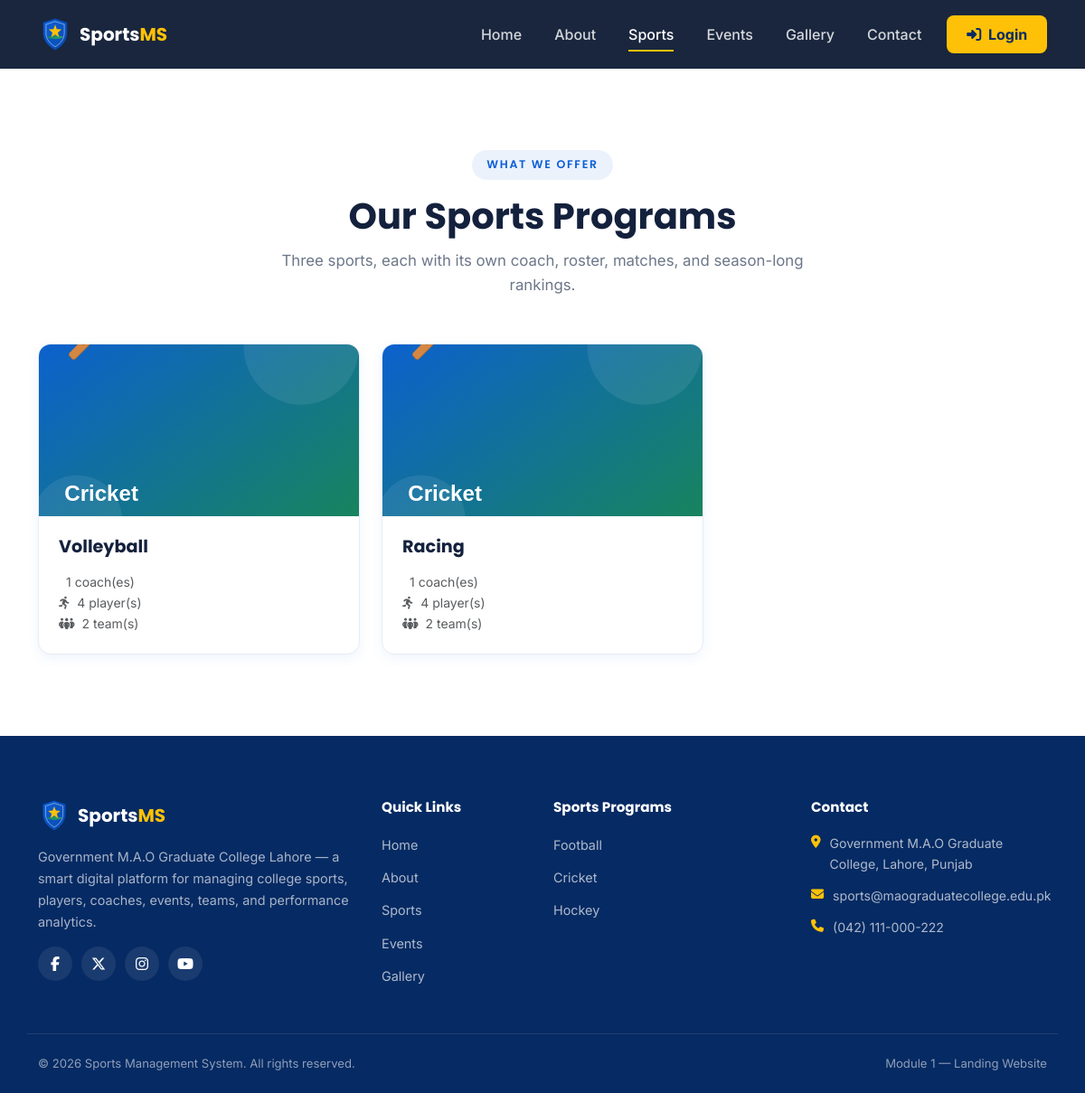
The app's page /pages/sports.php with its own data.
### tables this page shows
CREATE TABLE sports (
    sport_id     INT UNSIGNED AUTO_INCREMENT PRIMARY KEY,
    sport_name   VARCHAR(50) NOT NULL,
    created_at   TIMESTAMP NOT NULL DEFAULT CURRENT_TIMESTAMP,
    UNIQUE KEY uq_sport_name (sport_name)
);

### includes/config.php (called while the page is built, shortened)
<?php
function isActivePage(string $page): string {
    $current = basename($_SERVER['PHP_SELF']);
    return $current === $page ? 'active' : '';
}
require_once __DIR__ . '/functions.php';

### includes/functions.php (called while the page is built, shortened)
<?php
function safeOut(?string $value): string {
    return htmlspecialchars($value ?? '', ENT_QUOTES, 'UTF-8');
}

### pages/sports.php (the view, shortened to what this page needs)
<?php
require_once __DIR__ . '/../includes/header.php';
require_once __DIR__ . '/../includes/navbar.php';
$sportInfo = [
    'Cricket'  => ['img' => 'sport-cricket.svg',  'desc' => 'Inter-department T20 and one-day league fixtures every season, with dedicated Cricket coaches tracking every player\'s scores and rankings.'],
    'Football' => ['img' => 'sport-football.svg', 'desc' => 'Full-contact 11-a-side league with a season-long knockout bracket, run by Football-specific coaches and teams.'],
    'Hockey'   => ['img' => 'sport-hockey.svg',   'desc' => 'Fast-paced field hockey league with inter-department fixtures all season.'],
];
$sports = [];
if ($conn) {
    $sports = $conn->query(
        "SELECT s.*,
                (SELECT COUNT(*) FROM coaches WHERE sport_id = s.sport_id) AS coach_count,
                (SELECT COUNT(*) FROM players WHERE sport_id = s.sport_id) AS player_count,
                (SELECT COUNT(*) FROM teams   WHERE sport_id = s.sport_id) AS team_count
         FROM sports s ORDER BY FIELD(s.sport_name, 'Cricket','Football','Hockey')"
    )->fetch_all(MYSQLI_ASSOC);
}
?>
<section class="section">
  <div class="container">
    <div class="section-header text-center" data-aos="fade-up">
      <span class="section-tag">What We Offer</span>
      <h1 class="section-title">Our Sports Programs</h1>
      <p class="section-subtitle">Three sports, each with its own coach, roster, matches, and season-long rankings.</p>
    </div>
    <div class="row g-4">
      <?php foreach ($sports as $i => $sport):
        $meta = $sportInfo[$sport['sport_name']] ?? ['img' => 'sport-cricket.svg', 'desc' => ''];
        $anchor = strtolower($sport['sport_name']);
      ?>
        <div class="col-lg-4 col-md-6" id="<?php echo $anchor; ?>" data-aos="fade-up" data-aos-delay="<?php echo $i * 100; ?>">
          <div class="sport-card">
            <div class="sport-card-img">
              <img src="<?php echo ASSETS_URL; ?>/images/<?php echo $meta['img']; ?>" alt="<?php echo safeOut($sport['sport_name']); ?>" loading="lazy">
            </div>
            <div class="sport-card-body">
              <h3><?php echo safeOut($sport['sport_name']); ?></h3>
              <ul class="list-unstyled small text-muted mb-0">
                <li><i class="fa-solid fa-whistle me-2"></i><?php echo (int) $sport['coach_count']; ?> coach(es)</li>
                <li><i class="fa-solid fa-person-running me-2"></i><?php echo (int) $sport['player_count']; ?> player(s)</li>
                <li><i class="fa-solid fa-people-group me-2"></i><?php echo (int) $sport['team_count']; ?> team(s)</li>
              </ul>
            </div>
          </div>
        </div>
      <?php endforeach; ?>
    </div>
  </div>
</section>
<?php require_once __DIR__ . '/../includes/footer.php'; ?>

### includes/header.php (shortened to what this page needs)
<?php
require_once __DIR__ . '/config.php';
?>
<!DOCTYPE html>
<html lang="en">
<head>
<link rel="stylesheet" href="https://cdn.jsdelivr.net/npm/bootstrap@5.3.3/dist/css/bootstrap.min.css">
<link rel="stylesheet" href="https://cdnjs.cloudflare.com/ajax/libs/font-awesome/6.5.2/css/all.min.css">
<link rel="stylesheet" href="https://cdnjs.cloudflare.com/ajax/libs/aos/2.3.1/aos.css">
<link rel="stylesheet" href="https://cdn.jsdelivr.net/npm/swiper@11/swiper-bundle.min.css">
<link rel="stylesheet" href="<?php echo ASSETS_URL; ?>/css/style.css">
</head>
<body>

### includes/navbar.php (shortened to what this page needs)
<nav class="navbar navbar-expand-lg navbar-dark sticky-top main-navbar" id="mainNavbar">
  <div class="container">
    <a class="navbar-brand d-flex align-items-center gap-2" href="<?php echo BASE_URL; ?>/index.php">
      <img src="<?php echo ASSETS_URL; ?>/images/logo.svg" alt="<?php echo SITE_NAME; ?> logo" width="38" height="38">
      <span class="brand-text">
        <span class="brand-main">Sports</span><span class="brand-accent">MS</span>
      </span>
    </a>
    <div class="collapse navbar-collapse" id="navMain">
      <ul class="navbar-nav ms-auto align-items-lg-center gap-lg-1">
        <li class="nav-item"><a class="nav-link <?php echo isActivePage('index.php'); ?>" href="<?php echo BASE_URL; ?>/index.php">Home</a></li>
        <li class="nav-item"><a class="nav-link <?php echo isActivePage('about.php'); ?>" href="<?php echo BASE_URL; ?>/pages/about.php">About</a></li>
        <li class="nav-item"><a class="nav-link <?php echo isActivePage('sports.php'); ?>" href="<?php echo BASE_URL; ?>/pages/sports.php">Sports</a></li>
        <li class="nav-item"><a class="nav-link <?php echo isActivePage('events.php'); ?>" href="<?php echo BASE_URL; ?>/pages/events.php">Events</a></li>
        <li class="nav-item"><a class="nav-link <?php echo isActivePage('gallery.php'); ?>" href="<?php echo BASE_URL; ?>/pages/gallery.php">Gallery</a></li>
        <li class="nav-item"><a class="nav-link <?php echo isActivePage('contact.php'); ?>" href="<?php echo BASE_URL; ?>/pages/contact.php">Contact</a></li>
        <li class="nav-item ms-lg-2">
          <a class="btn btn-login" href="<?php echo BASE_URL; ?>/login/index.php">
            <i class="fa-solid fa-right-to-bracket me-1"></i> Login
          </a>
        </li>
      </ul>
    </div>
  </div>
</nav>

### includes/footer.php (shortened to what this page needs)
  <footer class="site-footer">
    <div class="container">
      <div class="row gy-4 footer-top">
        <div class="col-lg-4 col-md-6">
          <a href="<?php echo BASE_URL; ?>/index.php" class="navbar-brand d-flex align-items-center gap-2 mb-3">
            <img src="<?php echo ASSETS_URL; ?>/images/logo.svg" alt="logo" width="36" height="36">
            <span class="brand-text"><span class="brand-main">Sports</span><span class="brand-accent">MS</span></span>
          </a>
          <p class="footer-about"><?php echo COLLEGE_NAME; ?> — a smart digital platform for managing
          college sports, players, coaches, events, teams, and performance analytics.</p>
          <div class="social-icons">
            <a href="<?php echo SOCIAL_FACEBOOK; ?>" aria-label="Facebook"><i class="fa-brands fa-facebook-f"></i></a>
            <a href="<?php echo SOCIAL_TWITTER; ?>" aria-label="Twitter / X"><i class="fa-brands fa-x-twitter"></i></a>
            <a href="<?php echo SOCIAL_INSTAGRAM; ?>" aria-label="Instagram"><i class="fa-brands fa-instagram"></i></a>
            <a href="<?php echo SOCIAL_YOUTUBE; ?>" aria-label="YouTube"><i class="fa-brands fa-youtube"></i></a>
          </div>
        </div>
        <div class="col-lg-2 col-md-6">
          <h6 class="footer-heading">Quick Links</h6>
          <ul class="footer-links">
            <li><a href="<?php echo BASE_URL; ?>/index.php">Home</a></li>
            <li><a href="<?php echo BASE_URL; ?>/pages/about.php">About</a></li>
            <li><a href="<?php echo BASE_URL; ?>/pages/sports.php">Sports</a></li>
            <li><a href="<?php echo BASE_URL; ?>/pages/events.php">Events</a></li>
            <li><a href="<?php echo BASE_URL; ?>/pages/gallery.php">Gallery</a></li>
          </ul>
        </div>
        <div class="col-lg-3 col-md-6">
          <h6 class="footer-heading">Sports Programs</h6>
          <ul class="footer-links">
            <li><a href="<?php echo BASE_URL; ?>/pages/sports.php#football">Football</a></li>
            <li><a href="<?php echo BASE_URL; ?>/pages/sports.php#cricket">Cricket</a></li>
            <li><a href="<?php echo BASE_URL; ?>/pages/sports.php#hockey">Hockey</a></li>
          </ul>
        </div>
        <div class="col-lg-3 col-md-6">
          <h6 class="footer-heading">Contact</h6>
          <ul class="footer-contact">
            <li><i class="fa-solid fa-location-dot"></i><span><?php echo SITE_ADDRESS; ?></span></li>
            <li><i class="fa-solid fa-envelope"></i><span><?php echo SITE_EMAIL; ?></span></li>
            <li><i class="fa-solid fa-phone"></i><span><?php echo SITE_PHONE; ?></span></li>
          </ul>
        </div>
      </div>
      <div class="footer-bottom">
        <p class="mb-0">&copy; <?php echo date('Y'); ?> <?php echo SITE_NAME; ?>. All rights reserved.</p>
        <p class="mb-0 module-tag">Module 1 — Landing Website</p>
      </div>
    </div>
  </footer>
</body>
</html>

### assets/css/style.css (style rules this page uses)
:root { --primary: #0B5ED7; --primary-dark: #062a63; --secondary: #198754; --secondary-dark: #0f6b41; --accent: #FFC107; --accent-dark: #c98a00; --bg: #ffffff; --bg-alt: #f5f8fc; --text-dark: #14213d; --text-muted: #6c7789; --border: #e7ecf3; --radius: 14px; --shadow-sm: 0 4px 14px rgba(11,94,215,.07); --shadow-md: 0 12px 30px rgba(11,94,215,.12); --font-heading: 'Poppins', sans-serif; --font-body: 'Inter', sans-serif; }
* { box-sizing:border-box; }
html { scroll-behavior:smooth; }
body { font-family:var(--font-body); color:var(--text-dark); background:var(--bg); line-height:1.65; }
h1,h2,h3,h4,h5,h6 { font-family:var(--font-heading); font-weight:700; color:var(--text-dark); }
img { max-width:100%; }
a { text-decoration:none; }
.section { padding:90px 0; }
.section-header { max-width:640px; margin:0 auto 50px; }
.section-tag { display:inline-block; font-family:var(--font-heading); font-size:.78rem; font-weight:600; letter-spacing:.14em; text-transform:uppercase; color:var(--primary); background:rgba(11,94,215,.08); padding:6px 16px; border-radius:30px; margin-bottom:16px; }
.section-title { font-size:clamp(1.8rem,3.5vw,2.5rem); margin-bottom:12px; }
.section-subtitle { color:var(--text-muted); font-size:1.05rem; margin:0; }
.btn-login { background:var(--accent); color:var(--primary-dark) !important; font-weight:700; border-radius:8px; padding:.5em 1.3em; transition:.2s ease; }
.main-navbar { background:rgba(6,20,45,.92); backdrop-filter:blur(8px); padding:14px 0; transition:padding .25s ease, background .25s ease, box-shadow .25s ease; }
.brand-text { font-family:var(--font-heading); font-weight:700; font-size:1.25rem; }
.brand-main { color:#fff; }
.brand-accent { color:var(--accent); }
.main-navbar .nav-link { color:rgba(255,255,255,.82); font-weight:500; padding:.5em 1em !important; position:relative; }
.main-navbar .nav-link:hover, .main-navbar .nav-link.active { color:#fff; }
.main-navbar .nav-link.active::after { content:""; position:absolute; left:1em; right:1em; bottom:2px; height:2px; background:var(--accent); }
.sport-card { background:#fff; border-radius:var(--radius); overflow:hidden; box-shadow:var(--shadow-sm); border:1px solid var(--border); height:100%; transition:transform .3s ease, box-shadow .3s ease; }
.sport-card-img { height:190px; overflow:hidden; }
.sport-card-img img { width:100%; height:100%; object-fit:cover; transition:transform .5s ease; }
.sport-card-body { padding:22px; }
.sport-card-body h3 { font-size:1.2rem; margin-bottom:8px; }
.site-footer { background:var(--primary-dark); color:rgba(255,255,255,.78); padding:70px 0 0; }
.footer-about { font-size:.9rem; color:rgba(255,255,255,.65); }
.footer-heading { color:#fff; font-family:var(--font-heading); font-size:.95rem; margin-bottom:18px; }
.footer-links { list-style:none; padding:0; margin:0; }
.footer-links li { margin-bottom:10px; }
.footer-links a { color:rgba(255,255,255,.68); font-size:.9rem; transition:color .2s ease; }
.footer-contact { list-style:none; padding:0; margin:0; }
.footer-contact li { display:flex; align-items:flex-start; gap:10px; margin-bottom:12px; font-size:.88rem; color:rgba(255,255,255,.68); }
.footer-contact i { color:var(--accent); margin-top:3px; }
.social-icons { display:flex; gap:10px; }
.social-icons a { width:38px; height:38px; border-radius:50%; background:rgba(255,255,255,.08); display:flex; align-items:center; justify-content:center; color:#fff; transition:.2s ease; }
.footer-top { padding-bottom:40px; border-bottom:1px solid rgba(255,255,255,.1); }
.footer-bottom { display:flex; justify-content:space-between; flex-wrap:wrap; gap:10px; padding:22px 0; font-size:.82rem; color:rgba(255,255,255,.55); }
.module-tag { font-family:'Inter', monospace; }

### records on screen
sports: sport_name "Volleyball", coach_count "1", player_count "4", team_count "2"
sports: sport_name "Racing", coach_count "1", player_count "4", team_count "2"

### other values on screen
COLLEGE_NAME "Government M.A.O Graduate College Lahore"
SITE_ADDRESS "Government M.A.O Graduate College, Lahore, Punjab"
SITE_EMAIL "sports@maograduatecollege.edu.pk"
SITE_PHONE "(042) 111-000-222"
SITE_NAME "Sports Management System"
